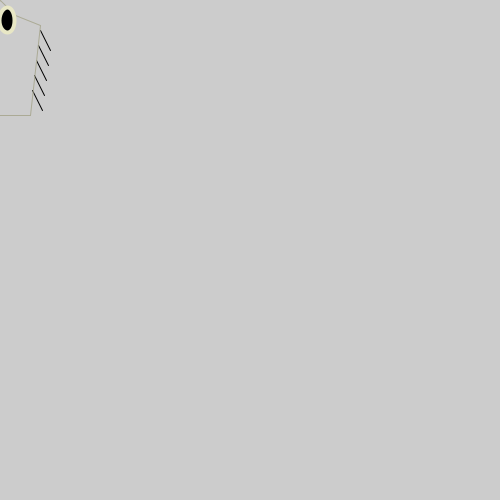
Frame 1 (no input)
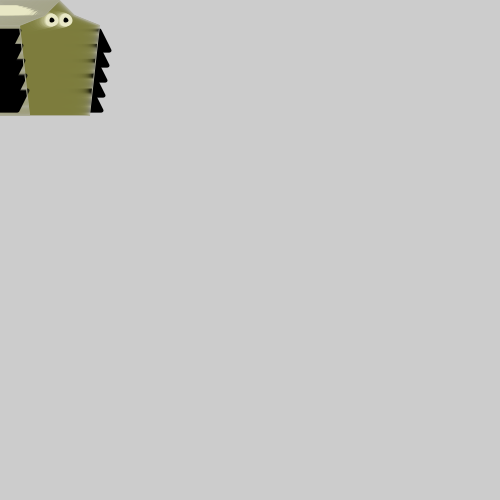
Frame 60 (the mouse pressed at the canvas centre just before this capture)
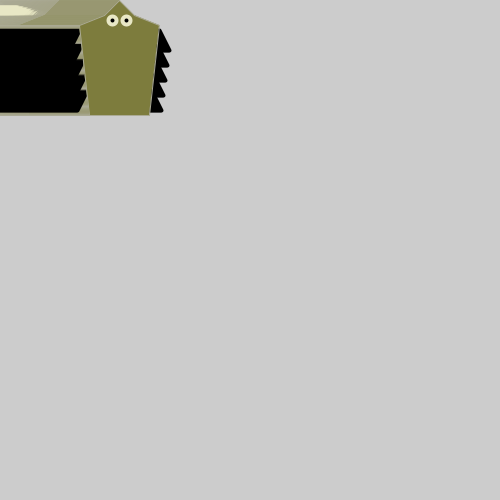
Frame 120 (the mouse held since frame 60 and released just before this capture)

The Processing sketch that drew these frames (run headless with seeded random() and noise(); from frame 60 on, the mouse is pressed at the canvas centre):

// Processing sketch: processing_20842
// ── processing_20842.pde

float x = 0; //starting location
float y = 0;
int speed = 1; //speed of movement
int state = 0;
int value = 0;


void setup(){
  size (500,500);
  smooth();
}

void draw(){
  //background(value); //refers to function
  rectMode(CENTER);
  zoog();
  //mousePressed();  //calls function below
  //movement
  if (state == 0) {
    x = x + speed;
    if (x > width-55) {
      x = width-55;
      state = 1;
    }
  } else if (state == 1) {
    y = y + speed;
    if (y > height-110) {
      y = height-110;
      state = 2;
    }
  } else if (state == 2) {
    x = x - speed;
    if (x < 55) {
      x = 55;
      state = 3;
    }
  } else if (state == 3) {
    y = y - speed;
    if (y < 0) {
      y = 0;
      state = 0;
    }
  }
}

//functions//////////////////////////////////////////////

void zoog () {
//left legs
  float aX = 40; //start position x
  float aY = -30; //start position y
  float spacingX = 2; //increment x
  float spacingY = 15; // increment y
  float bX = 50; //end point x
  float bY = -50; //end point y
  float endLegs = -100; //loop end point
  
  stroke(0);
  while (aY>= endLegs) {
    line (x - aX, y - aY, x - bX, y - bY);
    line (x + aX, y - aY, x + bX, y - bY);
    
    aX = aX - spacingX;
    aY = aY - spacingY;
    bX = bX - spacingX;
    bY = bY - spacingY;
  }

//body
  float a = dist(x, y, mouseX, mouseY); //alpha changes according to mouse position
  beginShape();
  stroke(0);
  strokeWeight(1);
  fill(125, 124, 61,a);
  vertex(x-30, y+115);
  vertex(x-40, y+25);
  vertex(x-15, y+15);
  vertex(x, y);
  vertex(x+15, y+15);
  stroke(171, 170, 149);
  vertex(x+40, y+25);
  vertex(x+30, y+115);
  endShape(CLOSE);

//eyes
  float p = dist(mouseX, mouseY, x, y+20);
  strokeWeight(4);
  stroke(232, 231, 197);
  fill(0);
  //This looks really long and confusing, but its really not once the constrain function makes sense to you.
  ellipse(x-7, y+20,constrain(40-(p/2),8,15), constrain(40-(p/2),8,25)); //size of eyes changes in relation to mouse proximity
  ellipse(x+7, y+20,constrain(40-(p/2),8,15), constrain(40-(p/2),8,25));
  }
  
void mousePressed() {
  if(value == 0) {
    value = 120;
  } else {
    value = 0;
  }
}
